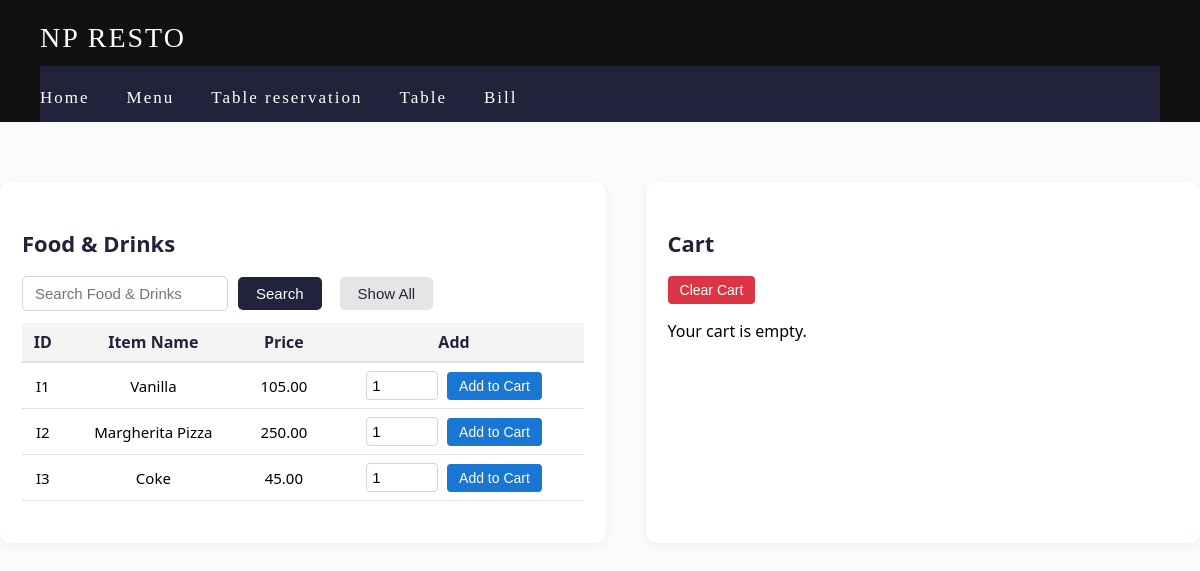
The app's page /admin/posCart.php with its own data.
### tables this page shows
CREATE TABLE Menu (
    item_id VARCHAR(6) PRIMARY KEY,
    item_name VARCHAR(255),
    item_type VARCHAR(255),
    item_price DECIMAL(10,2)
);

### admin/posCart.php (the view, shortened to what this page needs)
<!DOCTYPE html>
<html lang="en">
<head>
    <link rel="stylesheet" href="./CSS/posCart.css">
</head>
<body>
    <div class="header-bar">
        NP RESTO
        <nav class="navbar">
            <a href="menu.php">Home</a>
            <a href="menu.php">Menu</a>
            <a href="reservation-panel.php">Table reservation</a>
            <a href="posTable.php">Table</a>
            <a href="posCart.php">Bill</a>
        </nav>
    </div>
    <div class="main-content">
        <div class="food-section">
            <h2>Food & Drinks</h2>
            <div class="search-row">
                <input type="text" class="search-box" placeholder="Search Food & Drinks">
                <button class="search-btn">Search</button>
                <button class="showall-btn">Show All</button>
            </div>
            <div class="food-table-wrapper">
                <table class="food-table">
                    <thead>
                        <tr>
                            <th>ID</th>
                            <th>Item Name</th>
                            <th>Price</th>
                            <th>Add</th>
                        </tr>
                    </thead>
                    <tbody>
                        <?php
                        require_once '../config.php';
                        $result = $link->query("SELECT item_id, item_name, item_price FROM Menu");
                        while ($row = $result->fetch_assoc()) {
                            echo "<tr>";
                            echo "<td>" . htmlspecialchars($row['item_id']) . "</td>";
                            echo "<td>" . htmlspecialchars($row['item_name']) . "</td>";
                            echo "<td>" . number_format($row['item_price'], 2) . "</td>";
                            echo "<td>
                                <form method='post' action=''>
                                    <input type='hidden' name='item_code' value='" . htmlspecialchars($row['item_id']) . "'>
                                    <input type='number' min='1' max='1000' value='1' name='qty' class='qty-input'>
                                    <button type='submit' class='add-btn'>Add to Cart</button>
                                </form>
                            </td>";
                            echo "</tr>";
                        }
                        ?>
                    </tbody>
                </table>
            </div>
        </div>
        <div class="cart-section">
            <h2>Cart</h2>
            <form method="post" action="" style="margin-bottom:10px;">
                <button type="submit" name="clear_cart" class="add-btn" style="background:#dc3545; color:white;">Clear Cart</button>
            </form>
            <?php
            if (!empty($_SESSION['cart'])) {
                $codes = array_keys($_SESSION['cart']);
                $placeholders = implode(',', array_fill(0, count($codes), '?'));
                $stmt = $link->prepare("SELECT item_id, item_name, item_price FROM Menu WHERE item_id IN ($placeholders)");
                $types = str_repeat('s', count($codes));
                $stmt->bind_param($types, ...$codes);
                $stmt->execute();
                $result = $stmt->get_result();
                $menu_items = [];
                while ($row = $result->fetch_assoc()) {
                    $menu_items[$row['item_id']] = $row;
                }
                $stmt->close();
                $grand_total = 0;
                echo '<table class="table"><thead><tr><th>Item</th><th>Qty</th><th>Price</th><th>Total</th><th>Action</th></tr></thead><tbody>';
                foreach ($_SESSION['cart'] as $code => $qty) {
                    if (isset($menu_items[$code])) {
                        $name = $menu_items[$code]['item_name'];
                        $price = $menu_items[$code]['item_price'];
                        $total = $qty * $price;
                        $grand_total += $total;
                        echo "<tr><td>" . htmlspecialchars($name) . "</td><td>$qty</td><td>" . number_format($price,2) . "</td><td>" . number_format($total,2) . "</td>";
                        echo "<td><form method='post' action='' style='display:inline'><input type='hidden' name='delete_code' value='" . htmlspecialchars($code) . "'><button type='submit' class='add-btn' style='background:#dc3545;color:white;'>Delete</button></form></td></tr>";
                    }
                }
                echo "<tr><td colspan=\"4\"><strong>Grand Total</strong></td><td><strong>" . number_format($grand_total,2) . "</strong></td></tr>";
                echo "</tbody></table>";
                echo '<form method="get" action="payment.php" style="margin-top:10px;text-align:right;"><button type="submit" class="add-btn" style="background:#28a745;color:white;">Proceed to Payment</button></form>';
            } else {
                echo '<p>Your cart is empty.</p>';
            }
            ?>
        </div>
    </div>
</body>
</html>

### admin/CSS/posCart.css (style rules this page uses)
body { background: #fafbfc; font-family: 'Segoe UI', Arial, sans-serif; margin: 0; padding: 0; }
.header-bar { background: #111; color: #fff; padding: 22px 40px 0 40px; font-size: 28px; letter-spacing: 2px; font-family: 'Georgia', serif; position: relative; }
.navbar { background: #22223b; padding: 12px 0 12px 0; margin-top: 12px; }
.navbar a { color: #fff; margin-right: 28px; font-size: 17px; text-decoration: none; transition: color 0.2s; }
.main-content { display: flex; justify-content: center; gap: 40px; margin: 60px auto 0 auto; max-width: 1200px; }
.food-section, .cart-section { background: #fff; border-radius: 10px; box-shadow: 0 2px 10px rgba(34,34,59,0.06); padding: 28px 22px 22px 22px; min-width: 420px; }
.food-section { flex: 1.1; }
.cart-section { flex: 1; }
h2 { font-size: 22px; margin-bottom: 18px; color: #22223b; }
.search-row { display: flex; align-items: center; gap: 10px; margin-bottom: 12px; }
.search-box { padding: 8px 12px; border: 1px solid #d1d5db; border-radius: 5px; font-size: 15px; width: 180px; }
.search-btn, .showall-btn { padding: 8px 18px; border-radius: 5px; border: none; background: #22223b; color: #fff; font-size: 15px; cursor: pointer; transition: background 0.2s; }
.showall-btn { background: #e5e5e5; color: #22223b; margin-left: 8px; }
.food-table-wrapper, .cart-table-wrapper { max-height: 330px; overflow-y: auto; margin-bottom: 20px; }
.food-table, .cart-table { width: 100%; border-collapse: collapse; background: #fff; }
.food-table th, .cart-table th { background: #f4f4f4; color: #22223b; font-weight: 600; padding: 8px 6px; border-bottom: 2px solid #e0e0e0; }
.food-table td, .cart-table td { padding: 8px 6px; border-bottom: 1px solid #e0e0e0; text-align: center; font-size: 15px; }
.qty-input { width: 60px; padding: 5px; border-radius: 4px; border: 1px solid #d1d5db; font-size: 15px; margin-right: 5px; }
.add-btn { background: #1976d2; color: #fff; border: none; border-radius: 4px; padding: 6px 12px; font-size: 14px; cursor: pointer; transition: background 0.2s; }

### records on screen
menu: item_id "I1", item_name "Vanilla", item_price "105.00"
menu: item_id "I2", item_name "Margherita Pizza", item_price "250.00"
menu: item_id "I3", item_name "Coke", item_price "45.00"
